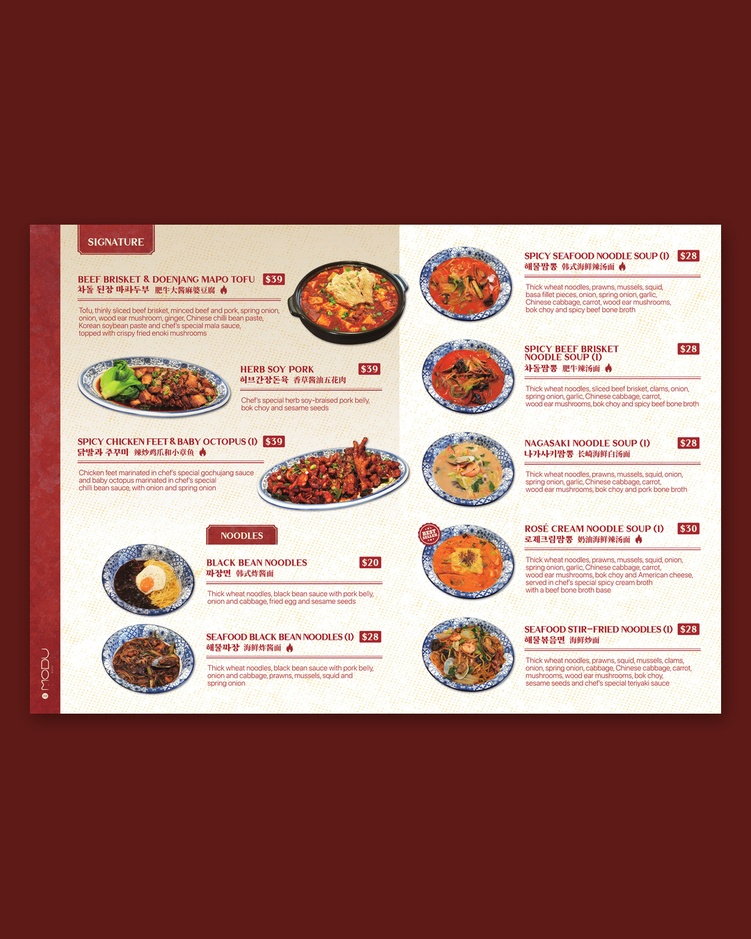
#> input picture handoff/메뉴판_인스타/MODU-Bistro_menu_p1_signature-noodles_1_full_1080x1350.jpg, 751 x 939 px, shrunk from 1080 x 1350 before the run
$ python finish_cutout.py '../../handoff/메뉴판_인스타/MODU-Bistro_menu_p1_signature-noodles_1_full_1080x1350.jpg' out.png
#> lines starting #> are read from the running program, lines starting #| are printed output that depends on the picture
# Final polish for the platter cut-out so it sits in the deep-red poster: grade, defringe, choke, light wrap.
# Usage: python finish_cutout.py <in.png> <out.png> [--ev -0.15] [--warm 0.5] [--contrast 0.25] [--vib 0.2]
#        [--split 0.35] [--choke 1] [--defringe 6] [--wrap 0.35] [--wrap-px 18] [--bg 90,2,2]
import argparse, numpy as np
from PIL import Image, ImageFilter
ap = argparse.ArgumentParser(); ap.add_argument('src'); ap.add_argument('out')
ap.add_argument('--ev', type=float, default=-0.15, help='exposure in stops')
ap.add_argument('--warm', type=float, default=0.5, help='white balance push toward warm (0-1)')
ap.add_argument('--contrast', type=float, default=0.25, help='S-curve strength (0-1)')
ap.add_argument('--vib', type=float, default=0.2, help='vibrance: lifts muted colours more than saturated ones')
ap.add_argument('--split', type=float, default=0.35, help='split tone: shadows -> red-brown, highlights -> warm cream')
ap.add_argument('--choke', type=int, default=1, help='shrink the matte by N px (kills bright halos)')
ap.add_argument('--defringe', type=int, default=6, help='radius (px) used to pull edge colours from the interior')
ap.add_argument('--wrap', type=float, default=0.35, help='background light wrap strength on the edges')
ap.add_argument('--wrap-px', type=int, default=18); ap.add_argument('--bg', default='90,2,2')
a = ap.parse_args()
im = Image.open(a.src).convert('RGBA'); rgb = np.asarray(im)[..., :3].astype(np.float32) / 255
al_img = im.split()[3]
#> al_img: PIL image 751x939 L; every value is 255
for _ in range(a.choke): al_img = al_img.filter(ImageFilter.MinFilter(3))
al = np.asarray(al_img).astype(np.float32) / 255
#> al: shape (939, 751) float32; every value is 1

def blur(arr, r):
    # float box blur x3 (~gaussian), numpy only
    r = max(1, int(r)); out = arr.astype(np.float32)
    for _ in range(3):
        for ax in (0, 1):
            c = np.cumsum(np.pad(out, [(r + 1, r) if i == ax else (0, 0) for i in range(2)], mode='edge'), axis=ax)
            hi = np.take(c, np.arange(2 * r + 1, c.shape[ax]), axis=ax); lo = np.take(c, np.arange(0, c.shape[ax] - 2 * r - 1), axis=ax)
            out = (hi - lo) / (2 * r + 1)
    return out

# --- grade ---
x = rgb * 2 ** a.ev
x = x * np.array([1 + 0.06 * a.warm, 1 + 0.01 * a.warm, 1 - 0.09 * a.warm])
s = np.clip(x, 0, 1); x = s + a.contrast * (s * s * (3 - 2 * s) - s)                  # smoothstep S-curve
lum = (x * [0.2126, 0.7152, 0.0722]).sum(-1, keepdims=True)
sat = x.max(-1, keepdims=True) - x.min(-1, keepdims=True)
x = lum + (x - lum) * (1 + a.vib * (1 - np.clip(sat * 1.6, 0, 1)))                    # vibrance
sh, hi = np.array([0.30, 0.06, 0.03]), np.array([0.98, 0.90, 0.80])
w_sh = np.clip(1 - lum / 0.45, 0, 1) ** 2; w_hi = np.clip((lum - 0.6) / 0.4, 0, 1) ** 2
x = x + a.split * 0.25 * (w_sh * (sh - x) + w_hi * (hi - x))                          # split tone
x = np.clip(x, 0, 1)

# --- defringe: edge pixels take colour from the solid interior nearby (premultiplied blur) ---
if a.defringe:
    solid = (al > 0.97).astype(np.float32)
    w = blur(solid, a.defringe) + 1e-6
#> after the loop in blur, `for _ in range(3):`:
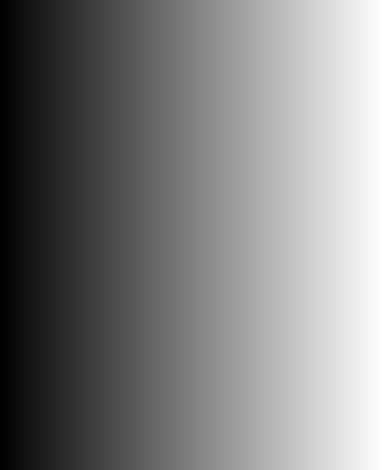
#> c: shape (939, 764) float32 (shown at 1/2 size); min 1, max 764, mean 382.5; drawn with min black and max white
#> w: shape (939, 751) float32; every value is 1
    inner = np.dstack([blur(x[..., c] * solid, a.defringe) / w for c in range(3)])
#> call 2 of blur, with r = 6
#> after the loop in blur (call 2), `for _ in range(3):`:
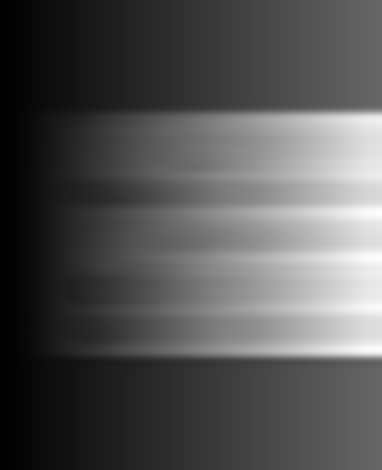
#> c: shape (939, 764) float32 (shown at 1/2 size); min 0.345, max 649.7, mean 213.8; drawn with min black and max white
#> after the loop in blur (call 2), `for _ in range(3):`:
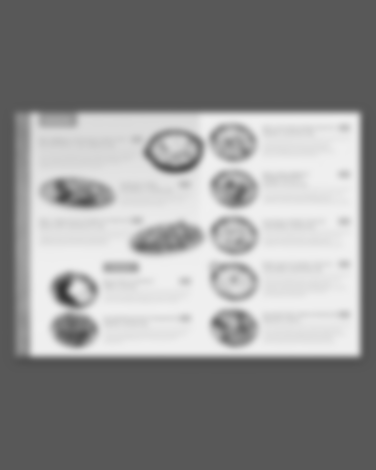
#> out: shape (939, 751) float32 (shown at 1/2 size); min 0.219, max 0.943, mean 0.575
#> call 3 of blur, with r = 6
#> in blur (call 3), `r = max(1, int(r))`: r = 6
#> after the loop in blur (call 3), `for _ in range(3):`:
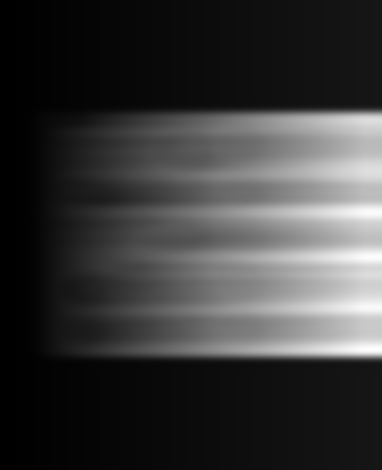
#> c: shape (939, 764) float32 (shown at 1/2 size); min 0.0688, max 595, mean 135.7; drawn with min black and max white
#> call 4 of blur, with r = 6
#> after the loop in blur (call 4), `for _ in range(3):`:
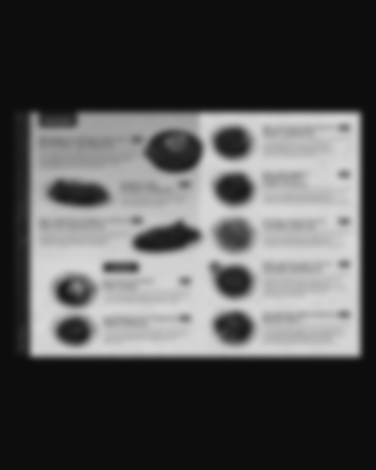
#> out: shape (939, 751) float32 (shown at 1/2 size); min 0.0507, max 0.852, mean 0.334
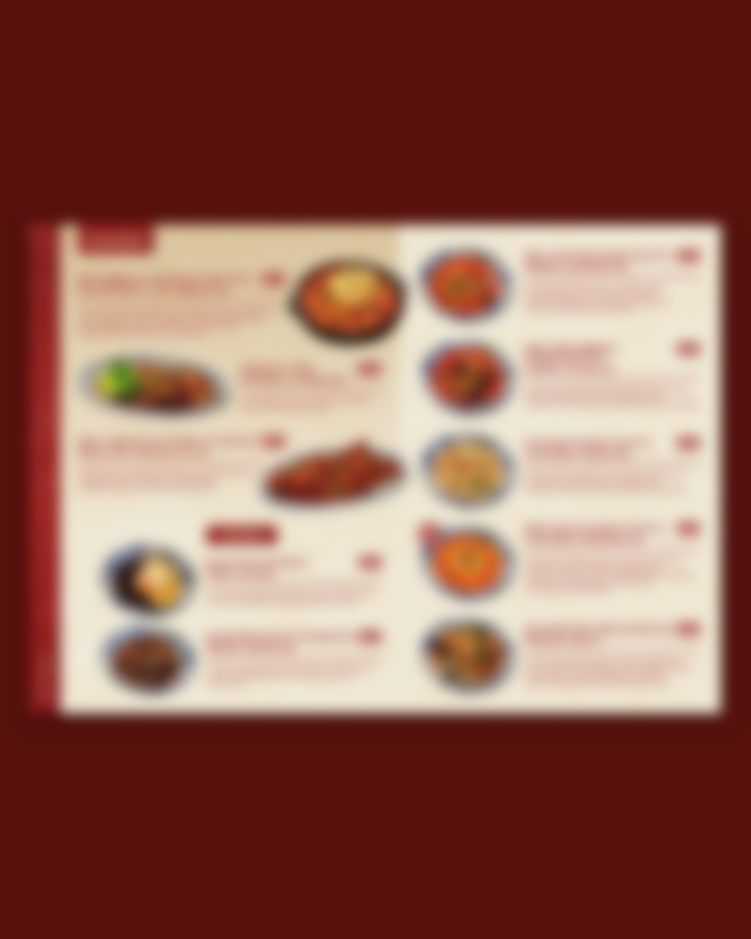
#> inner: shape (939, 751, 3) float32; mean R, G, B 0.574, 0.378, 0.332
    edge = np.clip((0.97 - al) / 0.6, 0, 1)[..., None] * (w[..., None] > 0.02)
#> edge: shape (939, 751, 1) float32; every value is 0
    x = x * (1 - edge) + np.clip(inner, 0, 1) * edge

# --- light wrap: background red bleeds onto the outer few px of the subject ---
if a.wrap:
    bg = np.array([float(v) for v in a.bg.split(',')]) / 255
    outside = blur(1 - al, a.wrap_px / 2)
    k = (a.wrap * outside * al)[..., None]
    x = x * (1 - k) + (x * 0.5 + bg * 0.5 * 2.2) * k                                   # screen-ish tint, not a flat fill

out = np.dstack([np.clip(x, 0, 1) * 255, al * 255]).astype(np.uint8)
#> out: shape (939, 751, 4)
Image.fromarray(out, 'RGBA').save(a.out); print(a.out, im.size)
#| out.png (751, 939)

$ run again, on handoff/메뉴판_인스타/MODU-Bistro_menu_p1_signature-noodles_2_left_1080x1350.jpg
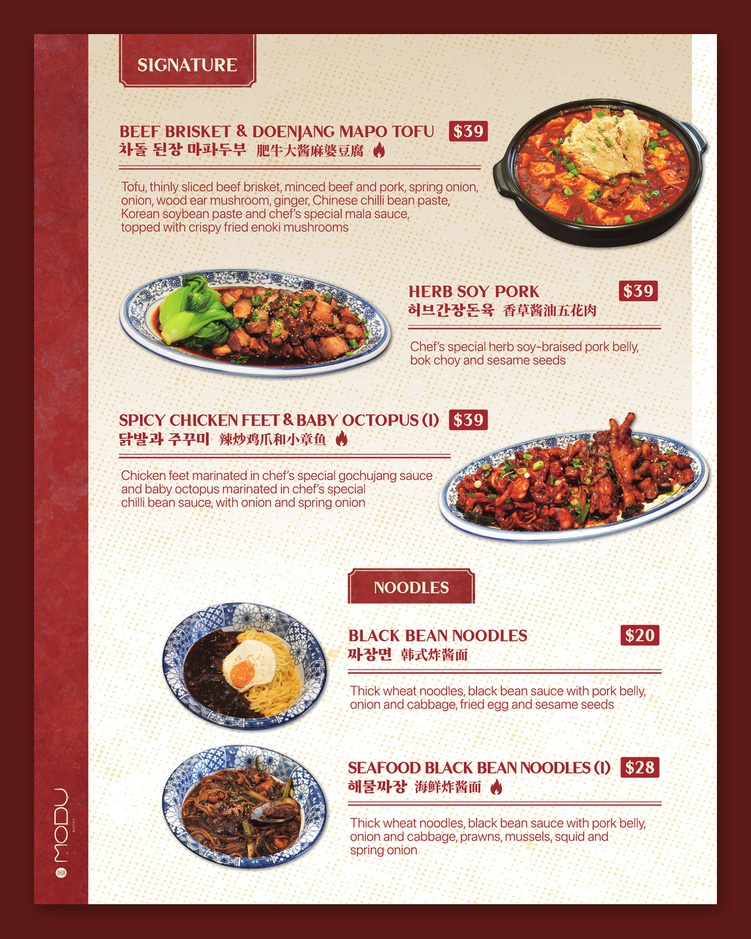
#> input picture handoff/메뉴판_인스타/MODU-Bistro_menu_p1_signature-noodles_2_left_1080x1350.jpg, 751 x 939 px, shrunk from 1080 x 1350 before the run
#> al_img: PIL image 751x939 L; every value is 255
#> al: shape (939, 751) float32; every value is 1
#> w: shape (939, 751) float32; every value is 1
#> after the loop in blur (call 2), `for _ in range(3):`:
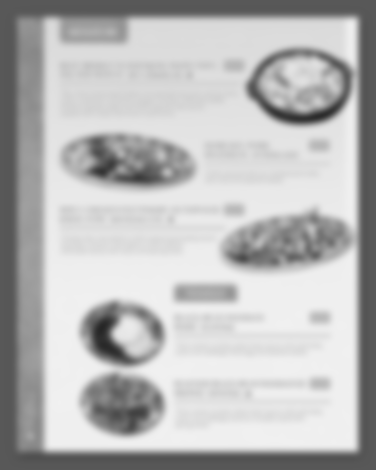
#> out: shape (939, 751) float32 (shown at 1/2 size); min 0.15, max 0.945, mean 0.728
#> in blur (call 4), `out = arr.astype(np.float32)`:
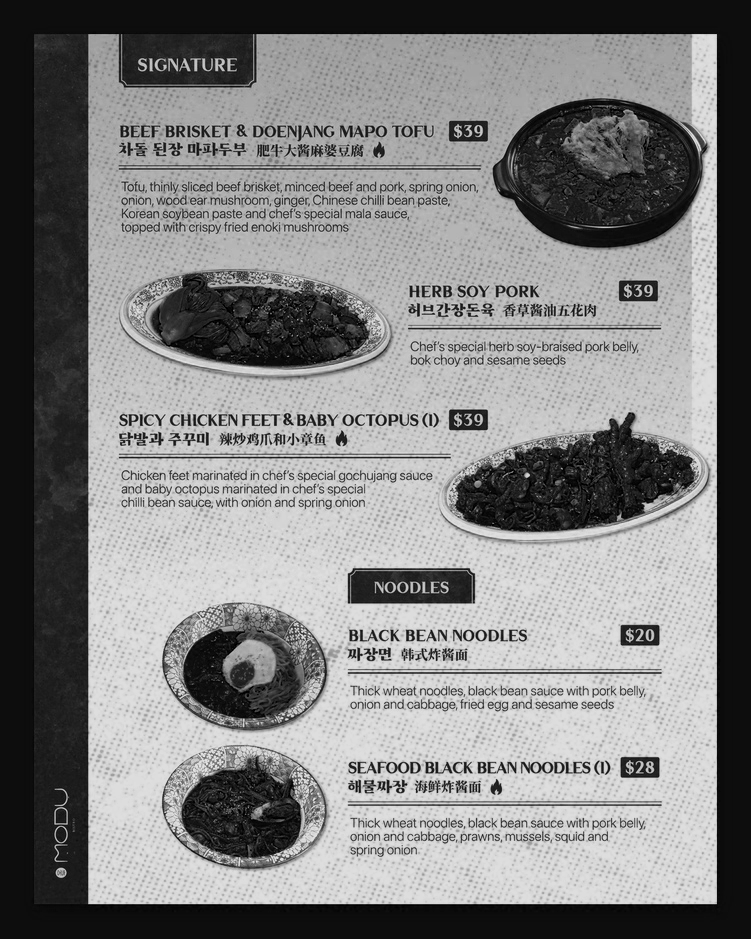
#> out: shape (939, 751) float32; min 0, max 0.902, mean 0.509
#| out.png (751, 939)

$ run again, on handoff/메뉴판_인스타/MODU-Bistro_menu_p1_signature-noodles_3_right_1080x1350.jpg
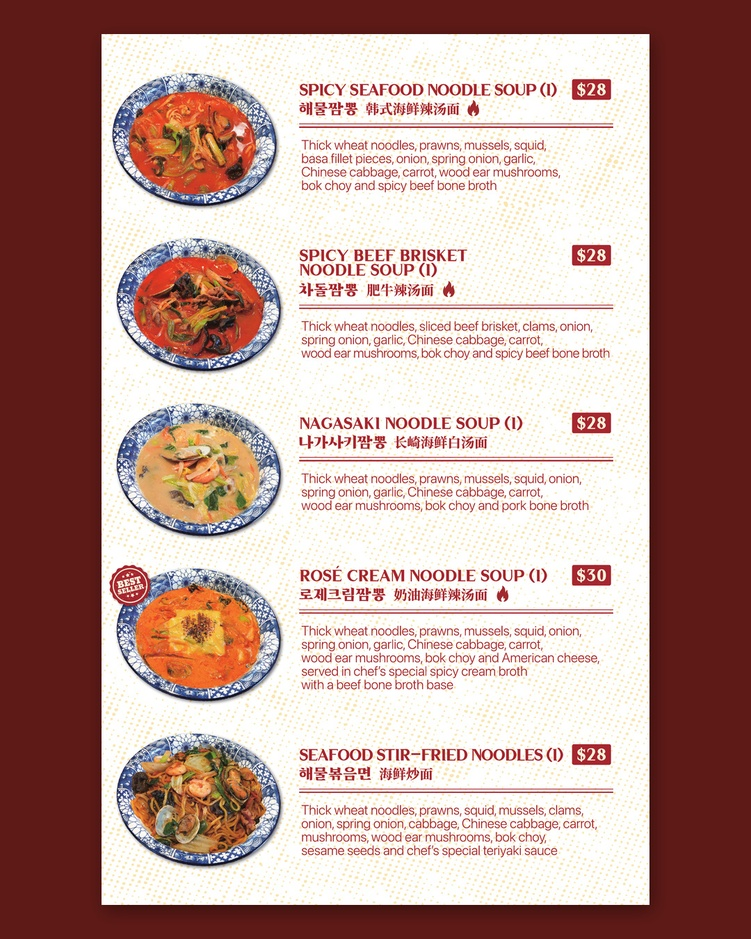
#> input picture handoff/메뉴판_인스타/MODU-Bistro_menu_p1_signature-noodles_3_right_1080x1350.jpg, 751 x 939 px, shrunk from 1080 x 1350 before the run
#> al_img: PIL image 751x939 L; every value is 255
#> al: shape (939, 751) float32; every value is 1
#> w: shape (939, 751) float32; every value is 1
#> after the loop in blur (call 2), `for _ in range(3):`:
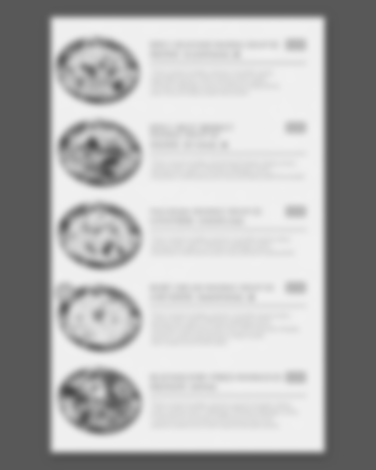
#> out: shape (939, 751) float32 (shown at 1/2 size); min 0.286, max 0.944, mean 0.689
#> `inner = np.dstack([blur(x[..., c] * solid, a.defringe) / w for c in ra..`:
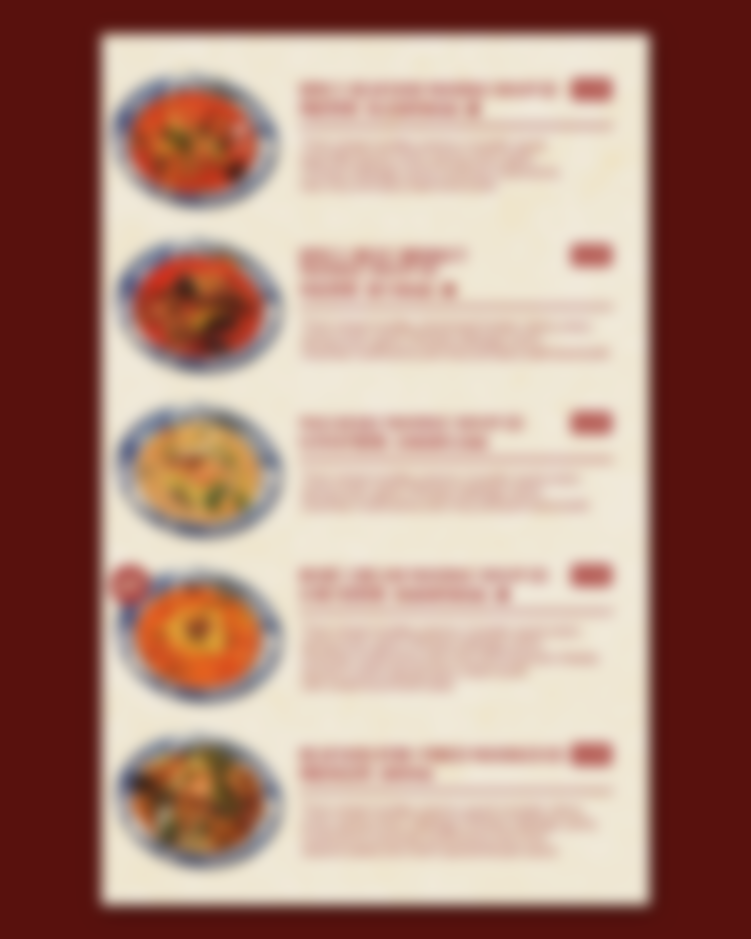
#> inner: shape (939, 751, 3) float32; mean R, G, B 0.689, 0.541, 0.489
#> edge: shape (939, 751, 1) float32; every value is 0
#| out.png (751, 939)
